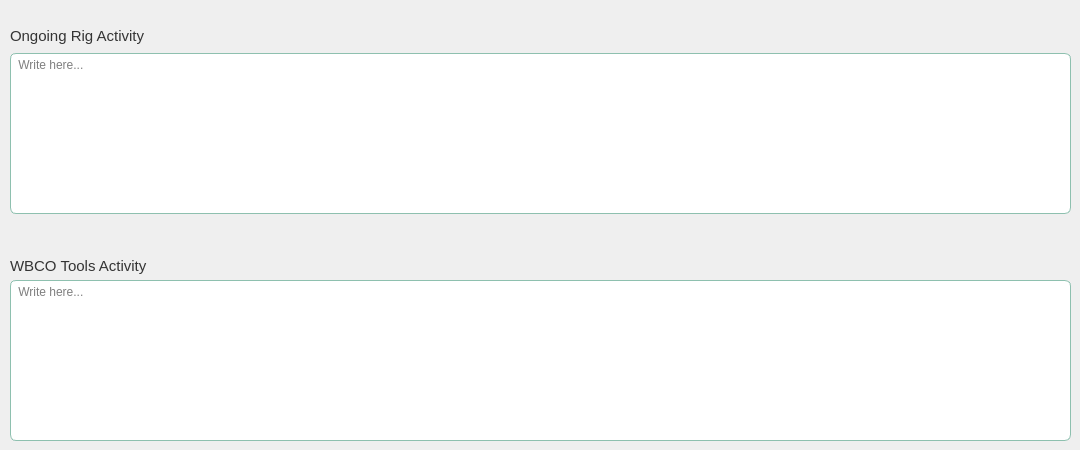
     <widget class="QWidget" name="tab_4">
      <attribute name="title">
       <string>Activity</string>
      </attribute>
      <widget class="QPlainTextEdit" name="txt_area_on_going">
       <property name="geometry">
        <rect>
         <x>10</x>
         <y>53</y>
         <width>1061</width>
         <height>161</height>
        </rect>
       </property>
       <property name="styleSheet">
        <string notr="true">background-color:#fff;
border: 1px solid #8ec0af;
border-radius: 6px</string>
       </property>
       <property name="placeholderText">
        <string> Write here...</string>
       </property>
      </widget>
      <widget class="QPlainTextEdit" name="txt_wbco_activity">
       <property name="geometry">
        <rect>
         <x>10</x>
         <y>280</y>
         <width>1061</width>
         <height>161</height>
        </rect>
       </property>
       <property name="styleSheet">
        <string notr="true">background-color:#fff;
border: 1px solid #8ec0af;
border-radius: 6px</string>
       </property>
       <property name="placeholderText">
        <string> Write here...</string>
       </property>
      </widget>
      <widget class="QLabel" name="lbl_ongoing_rig_activity">
       <property name="geometry">
        <rect>
         <x>10</x>
         <y>20</y>
         <width>171</width>
         <height>31</height>
        </rect>
       </property>
       <property name="font">
        <font>
         <pointsize>11</pointsize>
        </font>
       </property>
       <property name="styleSheet">
        <string notr="true">color: rgb(52, 52, 52);</string>
       </property>
       <property name="text">
        <string>Ongoing Rig Activity</string>
       </property>
      </widget>
      <widget class="QLabel" name="lbl_wbco_activity">
       <property name="geometry">
        <rect>
         <x>10</x>
         <y>250</y>
         <width>171</width>
         <height>31</height>
        </rect>
       </property>
       <property name="font">
        <font>
         <pointsize>11</pointsize>
        </font>
       </property>
       <property name="styleSheet">
        <string notr="true">color: rgb(52, 52, 52);</string>
       </property>
       <property name="text">
        <string>WBCO Tools Activity</string>
       </property>
      </widget>
      <zorder>lbl_wbco_activity</zorder>
      <zorder>lbl_ongoing_rig_activity</zorder>
      <zorder>txt_area_on_going</zorder>
      <zorder>txt_wbco_activity</zorder>
     </widget>
